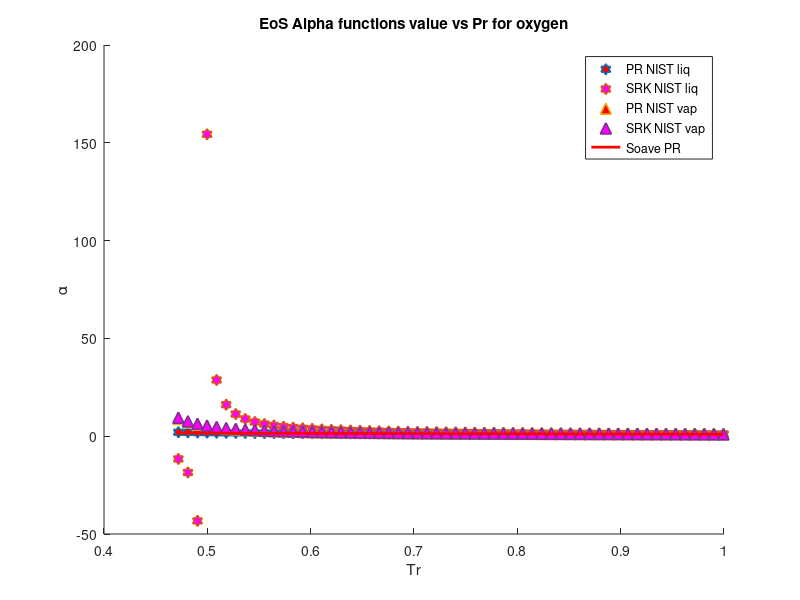

MATLAB code to generate this figure:
clear 
clc
load C7H16_sat_data.mat
%alpha PR & SRK for methane
P = P*10^6; 
omega = 0.349; %Acentric factor
Tc = 540.3; %K
Pc = 2740000; %Pa
R = 8.31446 %J/K*mol
Zc = 0.261;
b1 = 0.07780*(R*Tc/Pc);
a1 = 0.45724*(((R^2)*(Tc^2))/Pc);
b2 = 0.08664*(R*Tc/Pc);
a2 = 0.42747*(((R^2)*(Tc^2))/Pc);
omega_c = 1-3*Zc;
omega_b = 0.08446114781;
omega_a = 3*Zc^2+3*(1-2*Zc)*omega_b+omega_b^2+1-3*Zc;
a3 = omega_a*(((R^2)*(Tc^2))/Pc);
b3 = omega_b*(R*Tc/Pc);
c3 = omega_c*(R*Tc/Pc);
T = 255; %k
M = 100/1000; %kg/mol
S1=0.37464+1.54226*omega-0.26992*omega^2;
S2=0.48508+1.55171*omega-0.176*omega^2;

for i = 1:1:58
   Pr = P/Pc; 
   Tr = T/Tc;
   Tr_list(i)=Tr;
   Vm_liq(i) = M/rho_liq(i);
   Vm_vap(i) = M/rho_vap(i);
   alpha_PT_liq(i) = ((R*T)/(Vm_liq(i)-b3)-P(i))*((Vm_liq(i)^2+b3*Vm_liq(i)+c3*Vm_liq(i)-c3*b3)/a3);
   alpha_PT_vap(i) = ((R*T)/(Vm_vap(i)-b3)-P(i))*((Vm_vap(i)^2+b3*Vm_vap(i)+c3*Vm_vap(i)-c3*b3)/a3);
   alpha_PR_liq(i) = ((R*T)/(Vm_liq(i)-b1)-P(i))*((Vm_liq(i)^2+2*b1*Vm_liq(i)-b1^2)/a1)
   alpha_SRK_liq(i) = ((R*T)/(Vm_liq(i)-b2)-P(i))*((Vm_liq(i)^2+b2*Vm_liq(i))/a2);
   alpha_PR_vap(i) = ((R*T)/(Vm_vap(i)-b1)-P(i))*((Vm_vap(i)^2+2*b1*Vm_vap(i)-b1^2)/a1);
   alpha_SRK_vap(i) = ((R*T)/(Vm_vap(i)-b2)-P(i))*((Vm_vap(i)^2+b2*Vm_vap(i))/a2);
   alpha_soave_PR(i) =(1+S1*(1-sqrt(Tr)))^2;
   alpha_soave_SRK(i) =(1+S2*(1-sqrt(Tr)))^2;
   alpha_Gasem(i) = exp((1.943+0.926*Tr)*(1-(Tr)^0.1441));
%    alpha_twu(i) = (Tr)^(0.081043)*exp(0.915696*(1-(Tr)^(2.61622)));
   Temp(i)=T;
   T = T+5;
end
hold on

 plot(Tr_list,alpha_PR_liq,'h','MarkerSize',8,'MarkerFaceColor','r','LineWidth',1.2)
 %plot(Tr_list,alpha_PT_liq,'h','MarkerSize',8,'MarkerFaceColor','g','LineWidth',1.2)
 plot(Tr_list,alpha_SRK_liq,'h','MarkerSize',8,'MarkerFaceColor','m','LineWidth',1.2)
 plot(Tr_list,alpha_PR_vap,'^','MarkerSize',8,'MarkerFaceColor','r','LineWidth',1.2)
 %plot(Tr_list,alpha_PT_vap,'^','MarkerSize',8,'MarkerFaceColor','g','LineWidth',1.2)
 plot(Tr_list,alpha_SRK_vap,'^','MarkerSize',8,'MarkerFaceColor','m','LineWidth',1.2)
 plot(Tr_list,alpha_soave_PR,'r','LineWidth',2)
% plot(Tr_list,alpha_soave_SRK,'g','LineWidth',2)
% plot(Tr_list,alpha_Gasem,'b','LineWidth',2)

hold off
legend('PR NIST liq','SRK NIST liq','PR NIST vap','SRK NIST vap','Soave PR')
xlabel('Tr')
ylabel('\alpha')
title('EoS Alpha functions value vs Pr for oxygen')